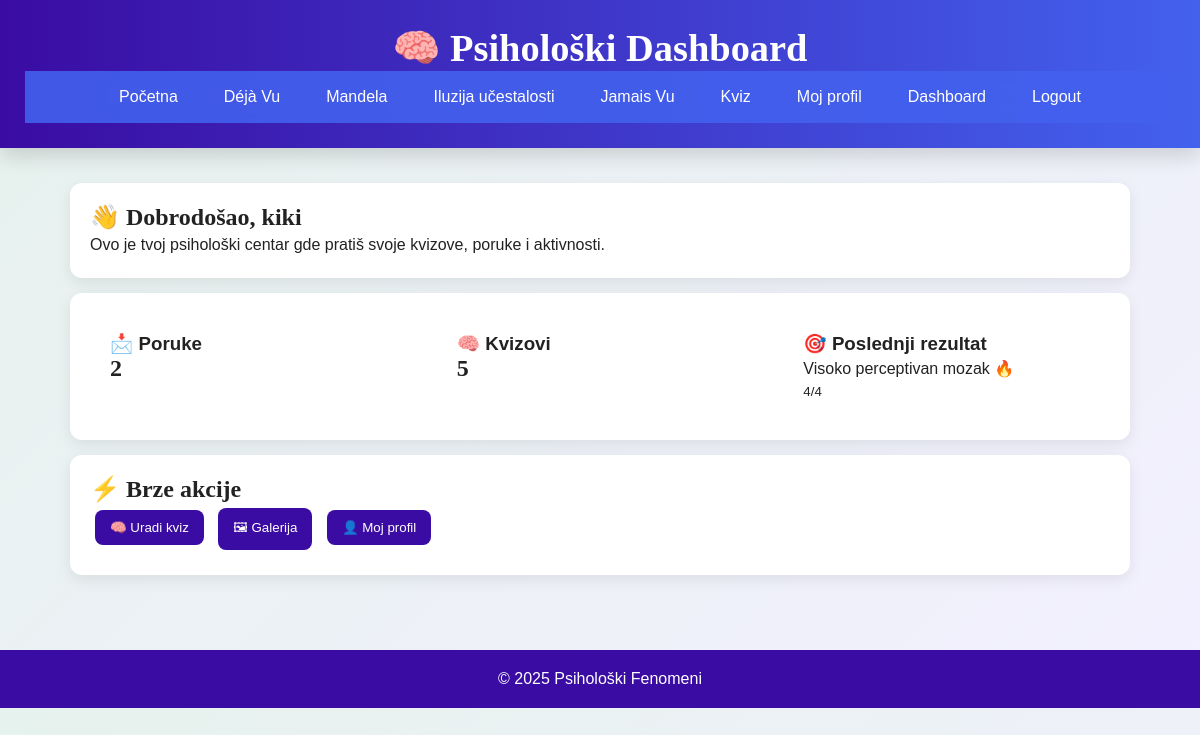
/dashboard.php (signed in), run on the app's committed database.
### tables this page shows
CREATE TABLE `users` (
  `id` int(11) NOT NULL,
  `username` varchar(50) NOT NULL,
  `email` varchar(100) NOT NULL,
  `password` varchar(255) NOT NULL,
  `created_at` timestamp NOT NULL DEFAULT current_timestamp()
);

CREATE TABLE `quiz_results` (
  `id` int(11) NOT NULL,
  `user_id` int(11) DEFAULT NULL,
  `score` int(11) DEFAULT NULL,
  `result_text` varchar(255) DEFAULT NULL,
  `created_at` timestamp NOT NULL DEFAULT current_timestamp()
);

### dashboard.php (the view, shortened to what this page needs)
<?php
include "db.php";
$user_id = $_SESSION['user_id'];
$user = $conn->query("SELECT * FROM users WHERE id=$user_id")->fetch_assoc();
$msg_count = $conn->query("SELECT COUNT(*) as c FROM messages WHERE user_id=$user_id")
->fetch_assoc()['c'];
$quiz_count = $conn->query("SELECT COUNT(*) as c FROM quiz_results WHERE user_id=$user_id")
->fetch_assoc()['c'];
$last_quiz = $conn->query("
    SELECT * FROM quiz_results
    WHERE user_id=$user_id
    ORDER BY created_at DESC
    LIMIT 1
")->fetch_assoc();
?>
<!DOCTYPE html>
<html lang="sr">
<head>
    <link rel="stylesheet" href="1.0.css">
</head>
<body>
<header>
    <h1>🧠 Psihološki Dashboard</h1>
    <nav>
        <ul class="meni">
            <li><a href="index.php">Početna</a></li>
            <li><a href="dejavu.php">Déjà Vu</a></li>
            <li><a href="mandela.php">Mandela</a></li>
            <li><a href="frekvencija.php">Iluzija učestalosti</a></li>
            <li><a href="jamaisvu.php">Jamais Vu</a></li>
            <li><a href="quiz.php">Kviz</a></li>
            <li><a href="profil.php">Moj profil</a></li>
            <li><a href="dashboard.php">Dashboard</a></li>
            <li><a href="logout.php">Logout</a></li>
        </ul>
    </nav>
</header>
<main class="container">
<section class="sadrzaj">
    <h2>👋 Dobrodošao, <?php echo $user['username']; ?></h2>
    <p>
        Ovo je tvoj psihološki centar gde pratiš svoje kvizove, poruke i aktivnosti.
    </p>
</section>
<section class="sadrzaj" style="display:flex; gap:20px; flex-wrap:wrap;">
    <div style="flex:1; background:white; padding:20px; border-radius:12px;">
        <h3>📩 Poruke</h3>
        <h2><?php echo $msg_count; ?></h2>
    </div>
    <div style="flex:1; background:white; padding:20px; border-radius:12px;">
        <h3>🧠 Kvizovi</h3>
        <h2><?php echo $quiz_count; ?></h2>
    </div>
    <div style="flex:1; background:white; padding:20px; border-radius:12px;">
        <h3>🎯 Poslednji rezultat</h3>
        <?php if($last_quiz){ ?>
            <p><?php echo $last_quiz['result_text']; ?></p>
            <small><?php echo $last_quiz['score']; ?>/4</small>
        <?php } else { ?>
            <p>Nema podataka</p>
        <?php } ?>
    </div>
</section>
<section class="sadrzaj">
    <h2>⚡ Brze akcije</h2>
    <a href="quiz.php"><button>🧠 Uradi kviz</button></a>
    <a href="galerija.php"><button>🖼 Galerija</button></a>
    <a href="profil.php"><button>👤 Moj profil</button></a>
</section>
</main>
<footer>
    <p>&copy; 2025 Psihološki Fenomeni</p>
</footer>
</body>
</html>

### 1.0.css (style rules this page uses)
* { margin: 0; padding: 0; box-sizing: border-box; }
body { background: linear-gradient(135deg, #e6f2ed, #f3f0ff); color: #222; font-family: Arial, sans-serif; }
h1, h2 { font-family: Georgia, serif; }
p { line-height: 1.7; }
header { background: linear-gradient(90deg, #3a0ca3, #4361ee); color: white; padding: 25px; text-align: center; box-shadow: 0 8px 20px rgba(0,0,0,0.15); }
header h1 { font-size: 2.4rem; }
nav ul.meni { list-style: none; display: flex; justify-content: center; flex-wrap: wrap; background: rgba(67, 97, 238, 0.9); backdrop-filter: blur(10px); }
nav ul.meni li { margin: 5px; }
nav ul.meni li a { display: block; padding: 12px 18px; color: white; text-decoration: none; border-radius: 8px; transition: 0.3s ease; }
.container { max-width: 1100px; margin: auto; padding: 20px; }
.sadrzaj, .uvod { background: white; padding: 25px; margin: 20px auto; border-radius: 15px; box-shadow: 0 10px 25px rgba(0,0,0,0.08); transition: 0.3s; }
footer { background: #3a0ca3; color: white; text-align: center; padding: 15px; margin-top: 40px; }
.sadrzaj { background: #ffffff; padding: 20px; margin: 15px 0; border-radius: 12px; box-shadow: 0 5px 15px rgba(0,0,0,0.08); }
button { background: #3a0ca3; color: white; border: none; padding: 10px 15px; margin: 5px; border-radius: 8px; cursor: pointer; }
body { margin: 0; font-family: Arial, sans-serif; }

### data on the page
users: username "kiki"
quiz_results: result_text "Visoko perceptivan mozak 🔥", score "4"

### other printed values
$msg_count "2"
$quiz_count "5"
